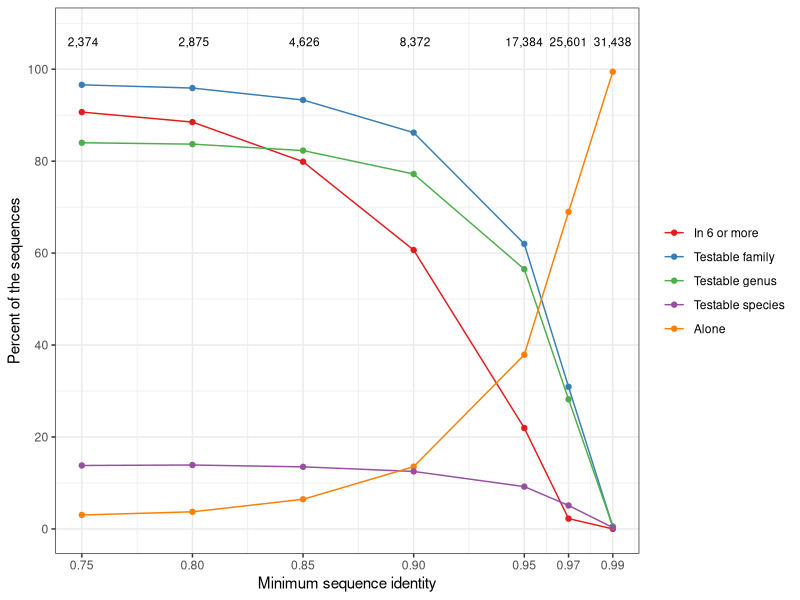

The R source for this figure:
## ---- chunk 1
#| label: setup
#| echo: false

knitr::opts_chunk$set(echo = TRUE, fig.path = "figures/unite-", fig.width = 9)
ggplot2::theme_set(ggplot2::theme_bw())
## ---- chunk 2
#| label: libraries
#| message: false
#| include: false

library(dplyr, warn.conflicts = FALSE)
library(ggplot2)
library(knitr)
library(readr)
library(tidyr)
## ---- chunk 3
#| label: fig-sweep
#| fig-cap: "mmseqs clusters of the 31,527 UNITE Viridiplantae sequences by minimum identity (x axis proportional; the number of clusters is printed at the top). Alone: share of the sequences that are in a cluster of one. In 6 or more: share in clusters of six or more. Testable: share of the sequences with a label at the rank that have a sequence with the same label in their cluster."
#| fig-height: 5

sweep <- read_tsv("data/unite_sweep.tsv", show_col_types = FALSE)

shares <- sweep %>%
  mutate(
    big = `seqs_size_6-10` + `seqs_size_11-25` + `seqs_size_26-50` + `seqs_size_51-100` + `seqs_size_>100`
  ) %>%
  transmute(
    identity,
    `Alone` = 100 * clusters_size_1 / sequences,
    `In 6 or more` = 100 * big / sequences,
    `Testable family` = testable_family,
    `Testable genus` = testable_genus,
    `Testable species` = testable_species
  ) %>%
  pivot_longer(-identity, names_to = "measure", values_to = "percent") %>%
  mutate(measure = factor(measure, levels = c("In 6 or more", "Testable family", "Testable genus", "Testable species", "Alone")))

ggplot(shares, aes(identity, percent, colour = measure)) +
  geom_line() +
  geom_point() +
  geom_text(
    data = sweep, aes(identity, 106, label = format(clusters, big.mark = ",")),
    inherit.aes = FALSE, size = 3
  ) +
  scale_x_continuous(breaks = sweep$identity) +
  scale_y_continuous(breaks = seq(0, 100, 20), limits = c(0, 108)) +
  scale_colour_brewer(palette = "Set1") +
  labs(x = "Minimum sequence identity", y = "Percent of the sequences", colour = NULL)
## ---- chunk 4
#| label: tbl-mix
#| tbl-cap: "Clusters of two or more sequences with more than one label at the rank, among the clusters of two or more (placeholder names do not count as labels)."

sweep %>%
  mutate(ge2 = clusters - clusters_size_1) %>%
  transmute(
    Identity = identity,
    `Clusters of 2 or more` = ge2,
    `> 1 phylum` = multi_phylum,
    `> 1 order` = multi_order,
    `> 1 family` = multi_family,
    `> 1 genus` = multi_genus,
    `> 1 species` = multi_species
  ) %>%
  kable()
## ---- chunk 5
#| label: tbl-pipeline
#| tbl-cap: "Four 0.85 clusters through taxmarker. Input: sequences in; after raxtax: sequences left after the prefilter; flags: all flags, split by method and by mismatch rank."

pl <- read_tsv("data/unite_pipeline.tsv", show_col_types = FALSE)

pl %>%
  filter(run == "trimmed") %>%
  transmute(
    Cluster = recode(cluster, carex = "Carex", orchidaceae = "Orchidaceae", hoya_leichhardtia = "Hoya, Leichhardtia", bryophyta_fabaceae = "Swartzia, Fabaceae"),
    Input = input,
    `After raxtax` = after_raxtax,
    Flags = flags,
    raxtax = raxtax_flags,
    SATIVA = sativa_flags,
    Phylum = rank_p,
    Genus = rank_g,
    Species = rank_s
  ) %>%
  kable()
## ---- chunk 6
#| label: tbl-genus
#| tbl-cap: "Best identity of the sequences of two genera to other members of the group, to a sample of the declared parent taxon and to a sample of the taxon they seem to belong to (range over the sequences of the group). Scale: the same two identities for eight members of the parent sample."

gi <- read_tsv("data/unite_group_identity.tsv", show_col_types = FALSE)
rng <- function(x) sprintf("%.2f-%.2f", min(x), max(x))

gi %>%
  mutate(best_targets = suppressWarnings(as.numeric(best_targets))) %>%
  group_by(group) %>%
  summarise(
    Sequences = sum(role == "target"),
    `In the group` = rng(best_targets[role == "target"]),
    `Declared parent` = rng(best_parent[role == "target"]),
    `Other taxon` = rng(best_contrast[role == "target"]),
    `Scale, parent` = rng(best_parent[role == "reference"]),
    `Scale, other taxon` = rng(best_contrast[role == "reference"]),
    .groups = "drop"
  ) %>%
  mutate(
    Genus = recode(group, leichhardtia = "Leichhardtia (parent Coniferophyta, other Apocynaceae)", swartzia = "Swartzia (parent Bryophyta, other Fabaceae)"),
    .before = 1
  ) %>%
  select(-group) %>%
  kable()
## ---- chunk 7
# vim: sw=2
